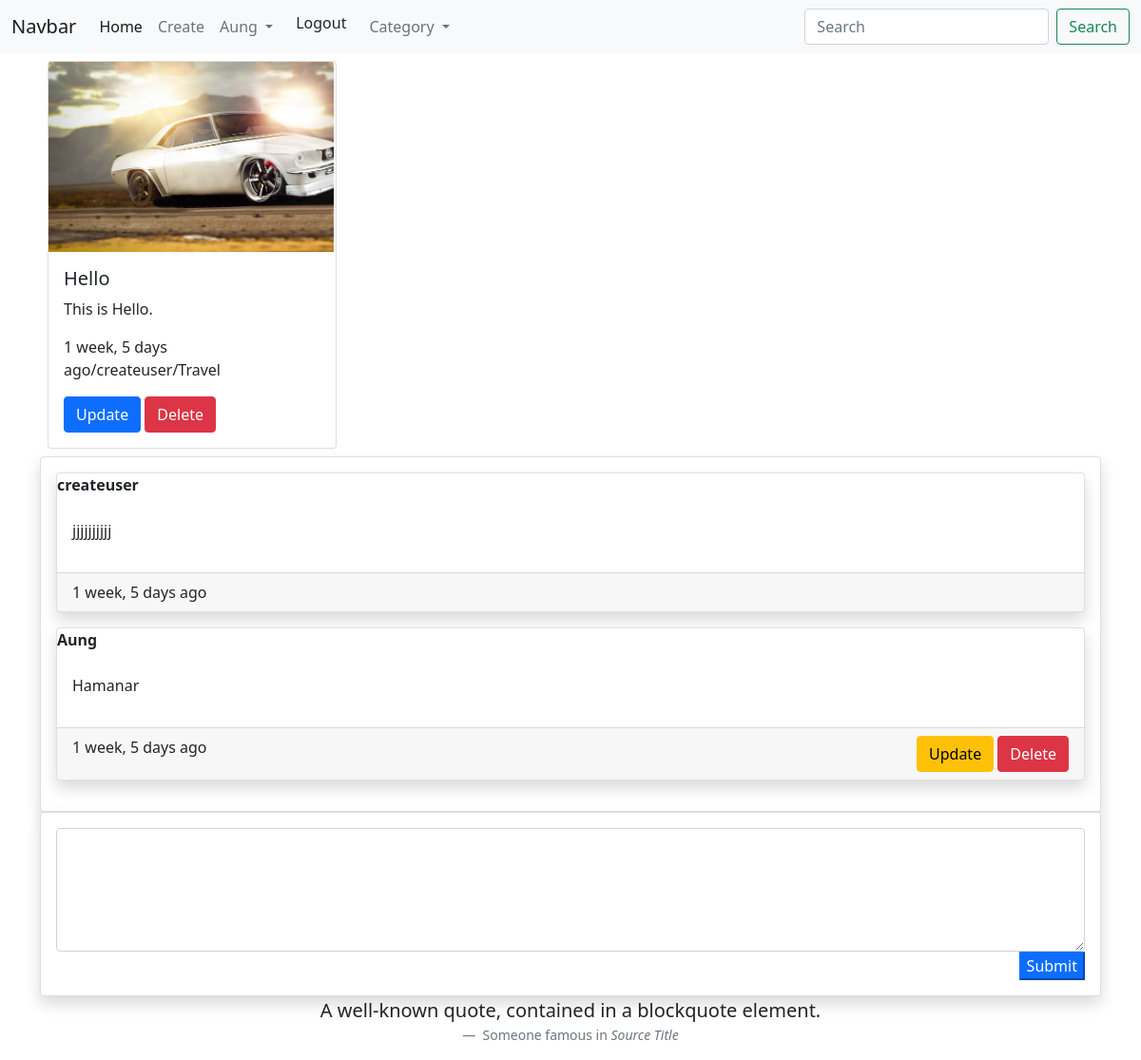
Page /blog/detail/26/ (signed in) on the committed database.
### my_blog/models.py (models this page shows, shortened)
class PostModel(models.Model):
    id = models.AutoField(primary_key=True)
    title = models.CharField(max_length=100)
    content = models.TextField(default=None)
    image = models.ImageField(default=None)
    author = models.ForeignKey(User,on_delete=models.CASCADE)
    category = models.ForeignKey(CategoryModel, on_delete=models.CASCADE)
    created_date = models.DateTimeField(default=datetime.now)

class CategoryModel(models.Model):
    id = models.AutoField(primary_key=True)
    name = models.CharField(max_length=100)
    description = models.TextField(default=None)
    create_date = models.DateTimeField(default=datetime.now)
    def __str__(self):
        return self.name

class Comment(models.Model):
    id = models.AutoField(primary_key=True)
    file = models.FileField(default=None, blank=True, null=True)
    content = models.TextField(default=None)
    post = models.ForeignKey(PostModel, on_delete=models.CASCADE)
    author = models.ForeignKey(User, on_delete=models.CASCADE)
    create_date = models.DateTimeField(default=datetime.now)

### my_blog/views.py (the view, shortened to what this page needs)
# urls.py: path('detail/<int:p_id>/', postdetail, name="postdetail"),
@login_required(login_url='/login')
def postdetail(request, p_id):
    if request.method == "GET":
        post = PostModel.objects.get(id=p_id)
        cmt = Comment.objects.filter(post_id=p_id)
        return render(request, 'postdetail.html', {'post':post, 'cmt':cmt})

### util/context_processors.py (called while the page is built)
def allCategory(request):
    category = CategoryModel.objects.all()
    return {'categories':category}

### my_blog/templates/postdetail.html (shortened to what this page needs)
{% extends 'base.html' %}
{% load humanize %}
{% block body %}
<div  class="container px-auto">
    <div class="card col-3 m-2 shawdow-lg" style="width: 19rem;">
        {% if post.image %}
            <img src="{{post.image.url}}" style="width:300px" class="card-img-top">
        {% endif %}
        <div class="card-body">
            <h5 class="card-title">{{post.title}}</h5>
            <p class="card-text">{{post.content}}</p>
            <p class="card-text">
                {{post.created_date|naturaltime}}/{{post.author}}/{{post.category}}
            </p>
            {% if user.is_superuser %}
            <a href="/blog/update/{{post.id}}" class="btn btn-primary">Update</a>
            <a href="/blog/delete/{{post.id}}" onclick="return confirm('Are you sure?')" class="btn btn-danger">Delete</a>
            {% elif post.author.id == user.id %}
            <a href="/blog/update/{{post.id}}" class="btn btn-primary">Update</a>
            <a href="/blog/delete/{{post.id}}" onclick="return confirm('Are you sure?')" class="btn btn-danger">Delete</a>
            {% endif %}
        </div>
    </div>
    <div class="card shadow p-3">
        {% for c in cmt %}
        <div id="cmt" class="card mb-3 shadow">
            <div stype = "padding-left:10px" class="card-title">
              <b>{{c.author}}</b>
            </div>
            <div class="card-body">
                {{c.content| linebreaks}}
            </div>
            <div class="card-footer d-flex justify-content-between">
                <div>{{c.create_date|naturaltime}}</div>
            {% if c.author.id == user.id %}
            <div>
                <a href="/blog/cmt/update/{{post.id}}/{{c.id}}/" class="btn btn-warning"> Update </a>
                <a href="/blog/cmt/delete/{{post.id}}/{{c.id}}/" onclick="return confirm('Are you sure?')" class="btn btn-danger"> Delete </a>
            </div>
            {% endif %}
        </div>
    </div>
    {% endfor %}
    </div>
    <form method="POST" class="card shadow p-3">
        <textarea name="content" style="height:130px;" class="form-control"></textarea>
        <div class="d-flex justify-content-end">
            <button type="submit", class="btn-primary">Submit</button>
        </div>
    </form>
</div>
{% endblock %}

### templates/header.html (shortened to what this page needs)
<nav class="navbar navbar-expand-lg navbar-light bg-light">
    <div class="container-fluid">
      <a class="navbar-brand" href="#">Navbar</a>
      <div class="collapse navbar-collapse" id="navbarSupportedContent">
        <ul class="navbar-nav me-auto mb-2 mb-lg-0">
          <li class="nav-item">
            <a class="nav-link active" href="/blog/list/">Home</a>
          </li>
          <li class="nav-item">
            <a class="nav-link" href="/blog/create/">Create</a>
          </li>
          {% if user.is_authenticated %}
          <li class="nav-item dropdown">
            <a class="nav-link dropdown-toggle" href="#" id="navbarDropdown" role="button" data-bs-toggle="dropdown" aria-expanded="false">
            {{user.username}}
            </a>
          </li>
          <li><a class="dropdown-item" href="/logout">Logout</a></li>
          {% endif %}
          <li class="nav-item dropdown">
            <a class="nav-link dropdown-toggle" href="#" id="navbarDropdown" role="button" data-bs-toggle="dropdown" aria-expanded="false">
            Category
            </a>
          </li>
        </ul>
        <form method="GET"action="{% url 'postlist' %}" class="d-flex">
          <input name="search" required class="form-control me-2" type="search" placeholder="Search" aria-label="Search">
          <button class="btn btn-outline-success" type="submit">Search</button>
        </form>
      </div>
    </div>
  </nav>

### rows in the picture
PostModel: image (picture), title "Hello", content "This is Hello.", created_date "1 week, 5 days ago", author "createuser", category "Travel"
Comment: author "createuser", content "jjjjjjjjjj", create_date "1 week, 5 days ago"
Comment: author "Aung", content "Hamanar", create_date "1 week, 5 days ago"

### other values in the picture
{{ user.username }} "Aung"
